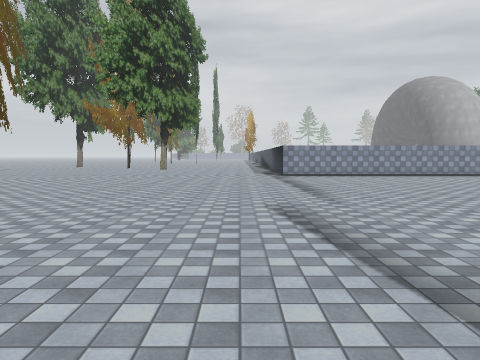
view 1 (above)

24 first-person views from a walk through a 3-D level made in the Unity game engine. The camera is 1.5 m above the floor, tilts 4° down and sees 70° across. The floor is counted in squares, 2 m on a side. Each view is taken from the middle of a square. On the plan, view 1 faces up. The plan holds only what a view shows up to about 11 squares ahead; the rest is blank. The place goes on beyond the plan. Some animated figures are left out. Some surface patterns are stand-ins.

view 2
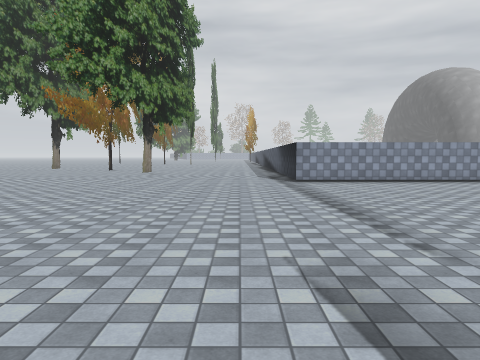

view 3
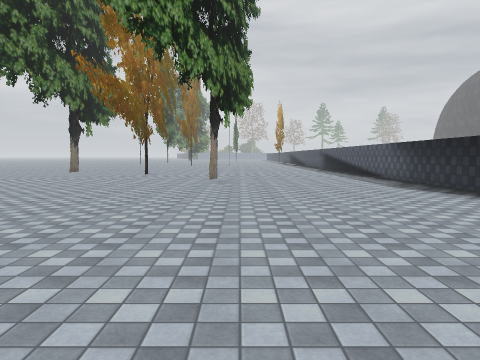

view 4
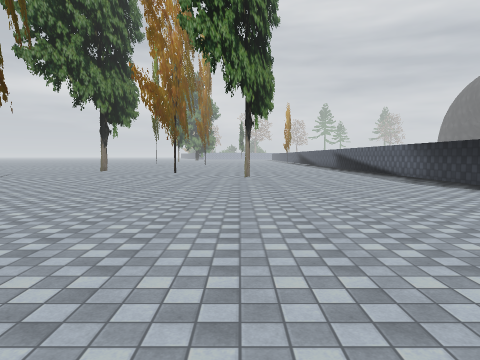

view 5
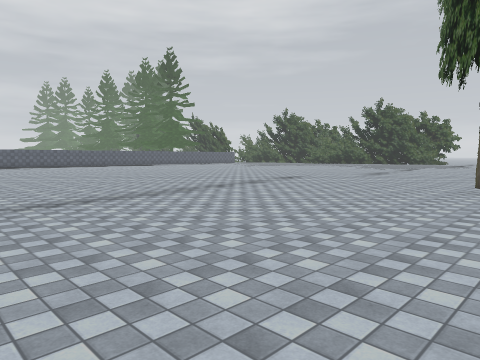

view 6
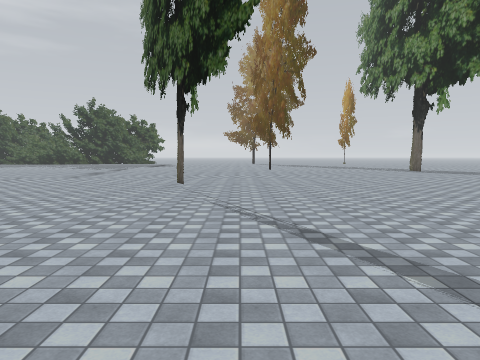

view 7
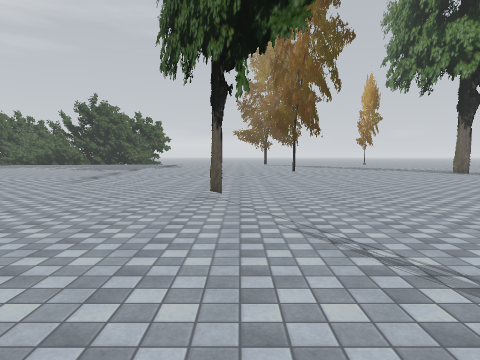

view 8
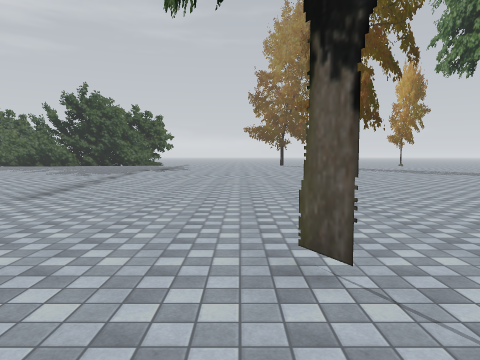

view 9
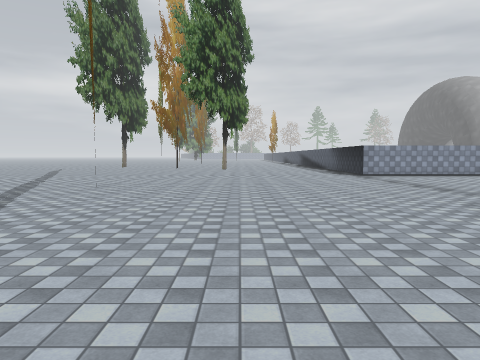

view 10
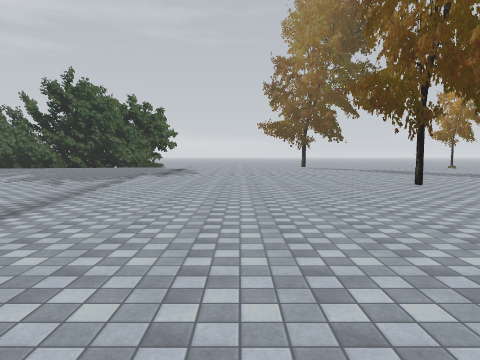

view 11
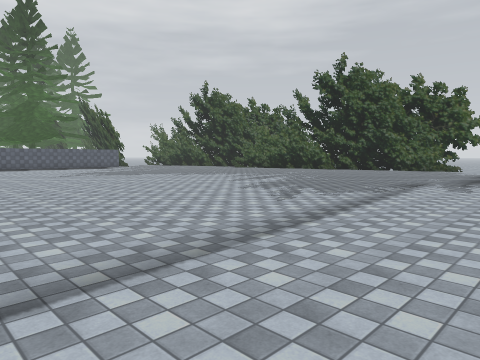

view 12
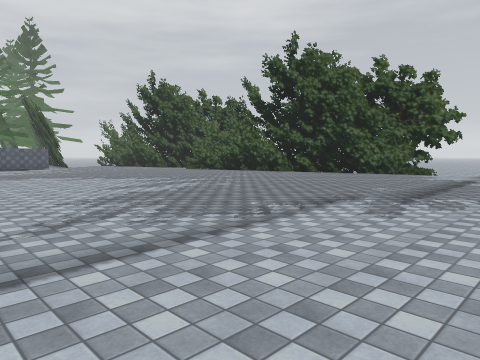

view 13
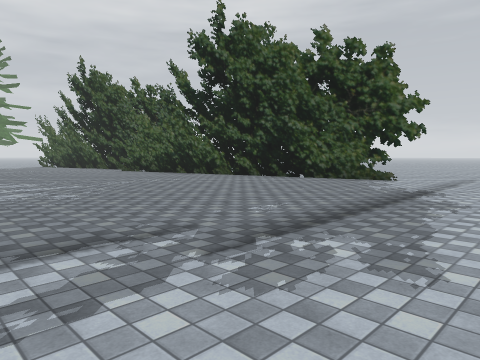

view 14
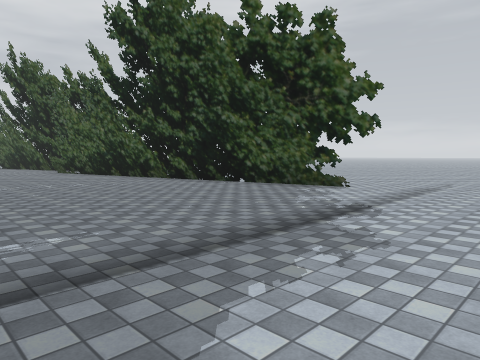

view 15
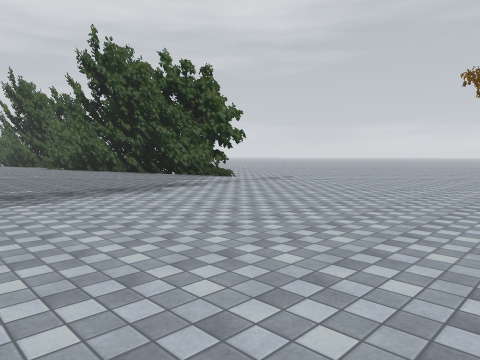

view 16
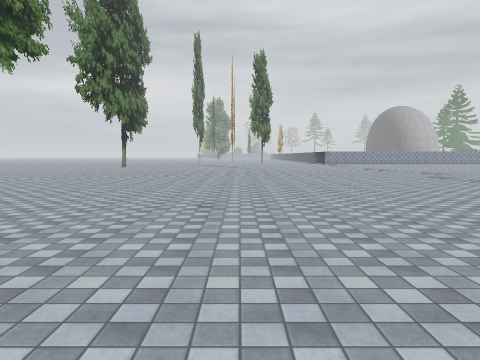

view 17
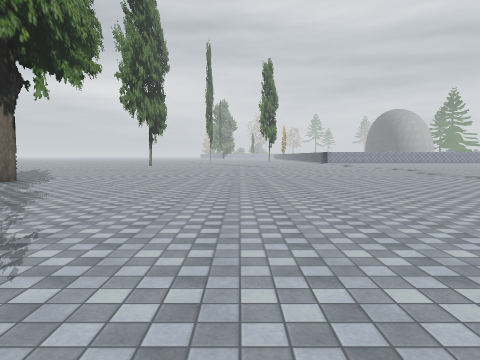

view 18
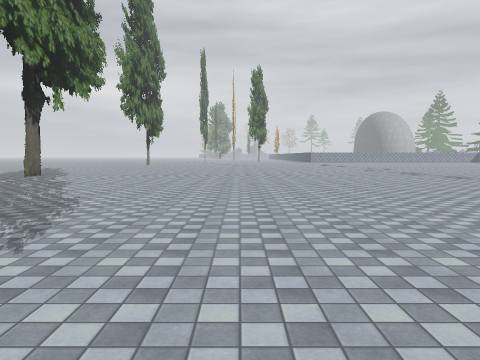

view 19
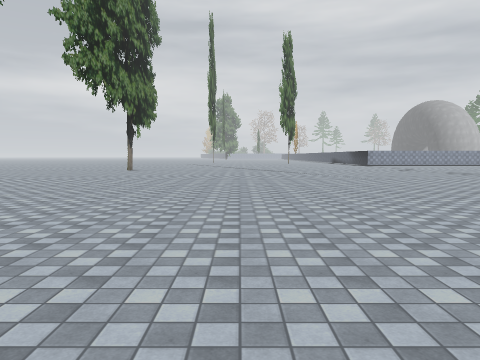

view 20
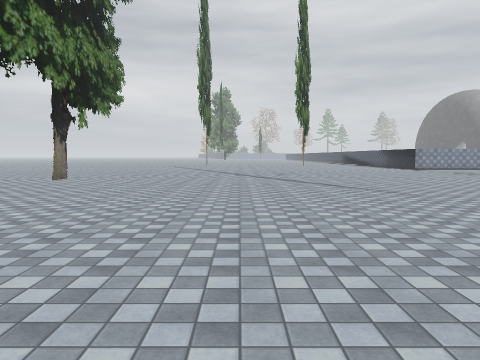

view 21
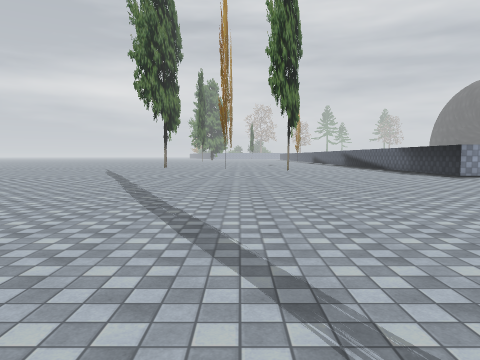

view 22
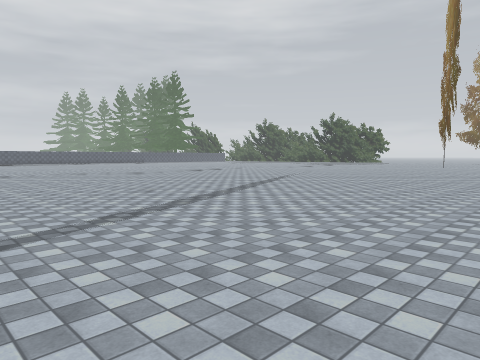

view 23
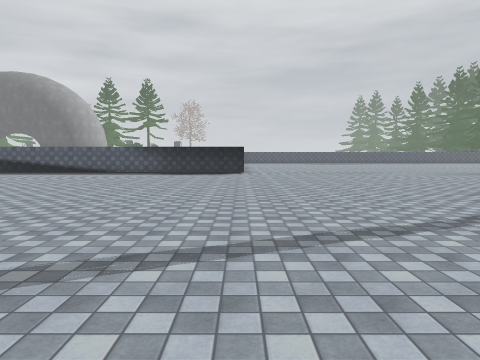

view 24
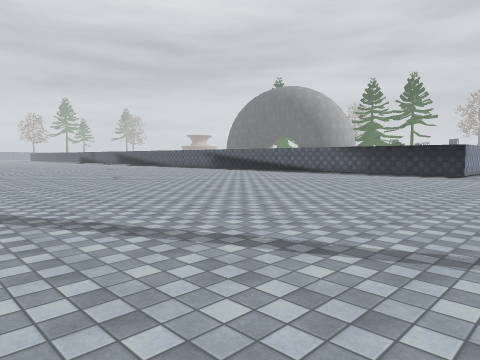

### Floor plan
Key: @ floor where view 1 was taken; # wall or solid block; . floor; = window, fence, low wall or low ledge.
Columns run from 15 left of view 1 to 10 right of it. Each row starts with its distance up from view 1.
 18      ...=...=...=#
 17     =...=..=....=#
 16     .=..=..=....=#
 15     =.=.=..=....=#
 14    ...=...=.....=#
 13   .....=..=.....=######
 12   .....=..=.....=.....
 11   .....=......=.=......
 10   ......=......==......
  9   ......=......==.....
  8    ......=.....===....
  7    ......=.....===...
  6    ......=.....===..
  5 .=........=.....==..
  4 .=........=.....=......
  3  =.........=....=......
  2   .......=.=....=.....
  1   ........=.....=....
  0    .......=....@=...
 -1    ........=...===.
 -2 .=.........=...===
 -3 .=..........=..==
 -4  =..........=...==
 -5   ...........=..==
 -6   ...........=..==.
 -7   ..............=..
 -8   ..............=..
 -9    ....=........=......
-10  =.....=........=.........
-11  =......=.......=.........
-12   ......=.......=.........
-13   ......=.......=........
-14   .......=......=.........
-15    ......=......==........
-16    ......=......==........
-17     ............==.......
-18      ...........==........
-19      ...........==........
-20       ..........==........
-21        .........=.........
-22        .........=.........
-23         ........=.........
-24          .......=........
-25           ......=......=
-26           ......=..=====
-27            ....=====#

Where each view was taken, in squares from view 1:
view 1: 0 up, 0 right, facing up
view 2: 3 up, 0 right, facing up
view 3: 7 up, 3 left, facing up
view 4: 6 up, 4 left, facing up
view 5: 6 up, 5 left, facing down-right
view 6: 6 up, 5 left, facing down
view 7: 4 up, 4 left, facing down
view 8: 0 up, 3 left, facing down
view 9: 0 up, 3 left, facing up
view 10: 4 down, 2 left, facing down
view 11: 8 down, 1 left, facing down-right
view 12: 12 down, 1 left, facing down-right
view 13: 16 down, 1 left, facing down-right
view 14: 19 down, 1 left, facing down-right
view 15: 18 down, 6 left, facing down-right
view 16: 18 down, 6 left, facing up
view 17: 21 down, 7 left, facing up
view 18: 24 down, 6 left, facing up
view 19: 13 down, 8 left, facing up
view 20: 6 down, 8 left, facing up
view 21: 1 up, 6 left, facing up
view 22: 12 up, 13 left, facing down-right
view 23: 13 up, 13 left, facing right
view 24: 10 up, 12 left, facing up-right
